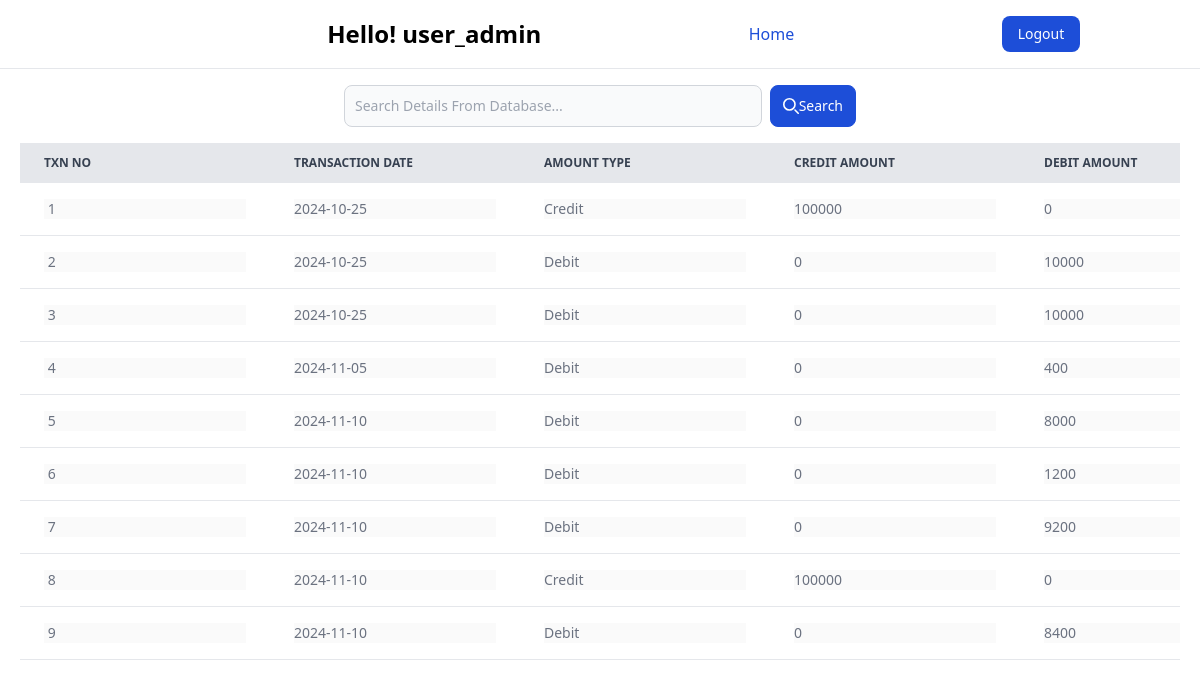
Screenshot of /txn/txn_currection.php (signed in) with the database file from the repository.
### tables this page shows
CREATE TABLE `txn_book` (
  `transaction_no` int NOT NULL AUTO_INCREMENT,
  `transaction_date` varchar(45) DEFAULT NULL,
  `amount_type` varchar(45) DEFAULT NULL,
  `credit_amt` varchar(45) DEFAULT NULL,
  `debit_amt` varchar(45) DEFAULT NULL,
  `net_balance` varchar(45) DEFAULT NULL,
  `particuler_to` varchar(45) DEFAULT NULL,
  `site` varchar(45) DEFAULT NULL,
  `main_head` varchar(45) DEFAULT NULL,
  `sub_head` varchar(45) DEFAULT NULL,
  `from` varchar(45) DEFAULT NULL,
  `to` varchar(45) DEFAULT NULL,
  `startKm` int DEFAULT NULL,
  `endKm` int DEFAULT NULL,
  `totalKm` int DEFAULT NULL,
  `rate` int DEFAULT NULL,
  `bill_cheque_no` varchar(45) DEFAULT NULL,
  `invoice_date` varchar(45) DEFAULT NULL,
  `invoice_no` varchar(45) DEFAULT NULL,
  `gst_no` varchar(45) DEFAULT NULL,
  `remarks` varchar(45) DEFAULT NULL,
  `form_status` varchar(45) NOT NULL DEFAULT 'SAVE',
  `currentUser` varchar(45) DEFAULT NULL,
  `currentTime` varchar(45) DEFAULT NULL,
  `updatedBy` varchar(45) DEFAULT NULL,
  `updatedDate` varchar(45) DEFAULT NULL,
  PRIMARY KEY (`transaction_no`)
);

### txn/txn_currection.php (the view, shortened to what this page needs)
<?php
include("../db/db.php");
$sql = "SELECT * FROM txn_book;";
$result = mysqli_query($con, $sql);
?>
<!DOCTYPE html>
<html lang="en">
<head>
    <link href="https://cdn.jsdelivr.net/npm/tailwindcss@2.0.4/dist/tailwind.min.css" rel="stylesheet">
</head>
<body class="">
    <div>
        <nav class="bg-white dark:bg-gray-900  w-full z-20 top-0 start-0 border-b border-gray-200 dark:border-gray-600">
            <div class="max-w-screen-xl flex flex-wrap items-center justify-around mx-auto p-4">
                <span class="self-center text-2xl font-semibold whitespace-nowrap dark:text-white">
                    Hello! <?php echo $_SESSION["username"] ?></span>
                <div class="flex md:order-2 space-x-3 md:space-x-0 rtl:space-x-reverse">
                    <a href="../logout.php" type="button"
                        class="text-white bg-blue-700 hover:bg-blue-800 focus:ring-4 focus:outline-none focus:ring-blue-300 font-medium rounded-lg text-sm px-4 py-2 text-center dark:bg-blue-600 dark:hover:bg-blue-700 dark:focus:ring-blue-800">Logout</a>
                </div>
                <div class="items-center justify-between hidden w-full md:flex md:w-auto md:order-1" id="navbar-sticky">
                    <ul
                        class="flex flex-col p-4 md:p-0 mt-4 font-medium border border-gray-100 rounded-lg bg-gray-50 md:space-x-8 rtl:space-x-reverse md:flex-row md:mt-0 md:border-0 md:bg-white dark:bg-gray-800 md:dark:bg-gray-900 dark:border-gray-700">
                        <li>
                            <a href="../dashboard.php"
                                class="block py-2 px-3 text-white bg-blue-700 rounded md:bg-transparent md:text-blue-700 md:p-0 md:dark:text-blue-500"
                                aria-current="page">Home</a>
                    </ul>
                </div>
            </div>
        </nav>
    </div>
    <div>
        <form class="flex items-center  max-w-lg mx-auto mt-4" method="GET">
            <div class="relative w-full mr-2">
                <input type="text" id="voice-search" name="search_query"
                    class="bg-gray-50 border border-gray-300 text-gray-900 text-sm rounded-lg focus:ring-blue-500 focus:border-blue-500 block w-full ps-10 p-2.5  dark:bg-gray-700 dark:border-gray-600 dark:placeholder-gray-400 dark:text-white dark:focus:ring-blue-500 dark:focus:border-blue-500"
                    placeholder="Search Details From Database..." required />
            </div>
            <button type="submit" name="search"
                class="inline-flex items-center py-2.5 px-3 ms-2 text-sm font-medium text-white bg-blue-700 rounded-lg border border-blue-700 hover:bg-blue-800 focus:ring-4 focus:outline-none focus:ring-blue-300 dark:bg-blue-600 dark:hover:bg-blue-700 dark:focus:ring-blue-800">
                <svg class="w-4 h-4 me-2" aria-hidden="true" xmlns="http://www.w3.org/2000/svg" fill="none"
                    viewBox="0 0 20 20">
                    <path stroke="currentColor" stroke-linecap="round" stroke-linejoin="round" stroke-width="2"
                        d="m19 19-4-4m0-7A7 7 0 1 1 1 8a7 7 0 0 1 14 0Z" />
                </svg>Search
            </button>
        </form>
    </div>
    <div class="relative overflow-x-auto mt-4 mx-5">
        <table class="w-full text-sm text-left whitespace-nowrap rtl:text-right text-gray-500 dark:text-gray-400 mb-2">
            <thead class="text-xs text-gray-700 uppercase bg-gray-200 dark:bg-gray-700 dark:text-gray-400">
                <tr>
                    <th scope="col" class="px-6 py-3">
                        Txn No
                    </th>
                    <th scope="col" class="px-6 py-3">
                        Transaction Date
                    </th>
                    <th scope="col" class="px-6 py-3">
                        Amount Type
                    </th>
                    <th scope="col" class="px-6 py-3">
                        Credit Amount
                    </th>
                    <th scope="col" class="px-6 py-3">
                        Debit Amount
                    </th>
                </tr>
            </thead>
            <tbody class="" id="rowAreaTbody">
                <?php
                while ($row = mysqli_fetch_assoc($result)) {
                    ?>
                    <tr class="bg-white border-b dark:bg-gray-800 dark:border-gray-700">
                        <th scope="row" class="px-6 py-4">
                            <input type="text" name="" id="" value=" <?php echo $row['transaction_no'] ?>" disabled>
                        </th>
                        <td class="px-6 py-4">
                            <input type="text" name="" id="" value="<?php echo $row['transaction_date'] ?>" disabled>
                        </td>
                        <td class="px-6 py-4">
                            <input type="text" name="" id="" value="<?php echo $row['amount_type'] ?>" disabled>
                        </td>
                        <td class="px-6 py-4">
                            <input type="text" name="" id="" value="<?php echo $row['credit_amt'] ?>" disabled>
                        </td>
                        <td class="px-6 py-4">
                            <input type="text" name="" id="" value="<?php echo $row['debit_amt'] ?>" disabled>
                        </td>
                    </tr>
                    <?php
                }
                ?>
            </tbody>
        </table>
    </div>
</body>
</html>

### rows the page displays
txn_book: transaction_no "1", transaction_date "2024-10-25", amount_type "Credit", credit_amt "100000", debit_amt "0"
txn_book: transaction_no "2", transaction_date "2024-10-25", amount_type "Debit", credit_amt "0", debit_amt "10000"
txn_book: transaction_no "3", transaction_date "2024-10-25", amount_type "Debit", credit_amt "0", debit_amt "10000"
txn_book: transaction_no "4", transaction_date "2024-11-05", amount_type "Debit", credit_amt "0", debit_amt "400"
txn_book: transaction_no "5", transaction_date "2024-11-10", amount_type "Debit", credit_amt "0", debit_amt "8000"
txn_book: transaction_no "6", transaction_date "2024-11-10", amount_type "Debit", credit_amt "0", debit_amt "1200"
txn_book: transaction_no "7", transaction_date "2024-11-10", amount_type "Debit", credit_amt "0", debit_amt "9200"
txn_book: transaction_no "8", transaction_date "2024-11-10", amount_type "Credit", credit_amt "100000", debit_amt "0"
txn_book: transaction_no "9", transaction_date "2024-11-10", amount_type "Debit", credit_amt "0", debit_amt "8400"

### other values shown
$_SESSION["username"] "user_admin"
